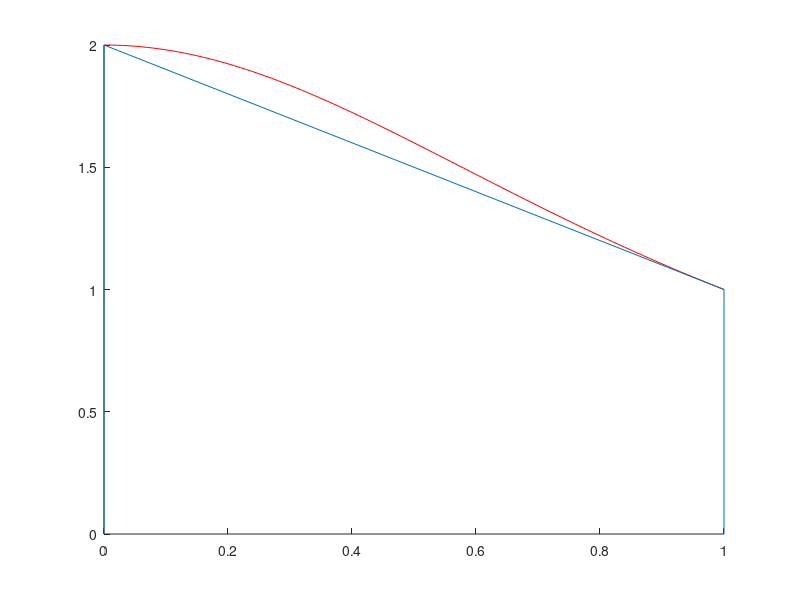

The MATLAB script that drew this image:
r1 = pi / 2;
a = 0;
b = 1;
f = @(x) 2 / (1 + x^2);
rez = (b - a ) / 2 * ( f(a) + f(b));
rez
rez2 = (b - a ) / 6 * ( f(a) + f(b) + 4 * f((a+b)/2));
rez2

hold on;
range = 0:0.01:1;
functie = 2 ./ (1 + range.^2);
plot(range,functie, 'r');

x = [0 0 1 1];
y = [0 f(0) f(1) 0];

plot(x,y);
